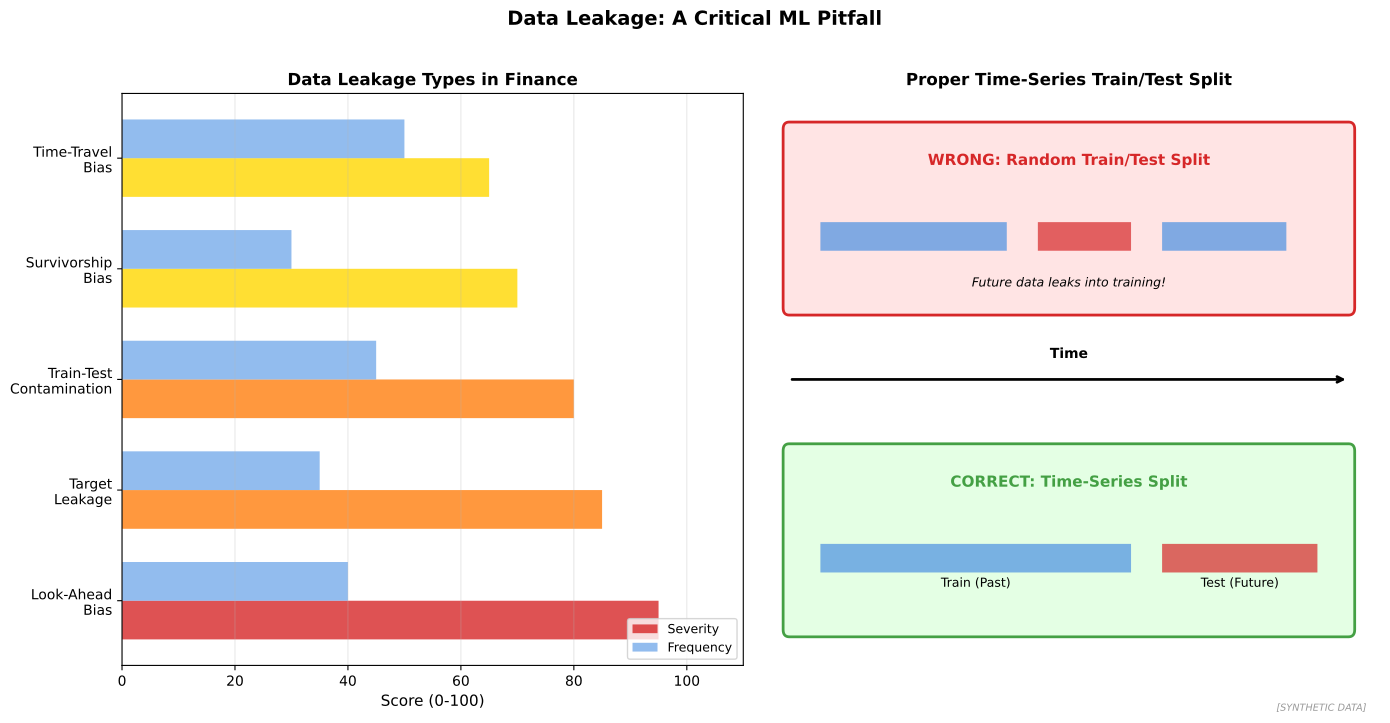

Write the Python code that produced this figure.
"""
Data Leakage in Finance
Common sources and prevention

Output: data_leakage.pdf
Module: module_03_ai_ml
Lesson: 34 - Prediction Limitations
"""

from pathlib import Path
import matplotlib.pyplot as plt
import matplotlib.patches as mpatches
import numpy as np

CHART_METADATA = {
    'title': 'Data Leakage',
    'module': 'module_03_ai_ml',
    'lesson': 34,
    'url': 'https://github.com/Digital-AI-Finance/digital-finance/tree/main/module_03_ai_ml/figures/data_leakage'
}

plt.rcParams.update({'font.size': 10, 'axes.labelsize': 10})

def create_chart():
    fig, axes = plt.subplots(1, 2, figsize=(14, 7))

    # Types of Data Leakage
    ax1 = axes[0]

    types = ['Look-Ahead\nBias', 'Target\nLeakage', 'Train-Test\nContamination',
             'Survivorship\nBias', 'Time-Travel\nBias']
    severity = [95, 85, 80, 70, 65]
    frequency = [40, 35, 45, 30, 50]

    colors = ['#D62728', '#FF7F0E', '#FF7F0E', '#FFD700', '#FFD700']

    x = np.arange(len(types))
    width = 0.35

    bars1 = ax1.barh(x - width/2, severity, height=width, label='Severity', color=colors, alpha=0.8)
    bars2 = ax1.barh(x + width/2, frequency, height=width, label='Frequency', color='#4A90E2', alpha=0.6)

    ax1.set_xlabel('Score (0-100)', fontsize=11)
    ax1.set_title('Data Leakage Types in Finance', fontsize=12, fontweight='bold')
    ax1.set_yticks(x)
    ax1.set_yticklabels(types, fontsize=10)
    ax1.legend(loc='lower right', fontsize=9)
    ax1.set_xlim(0, 110)
    ax1.xaxis.grid(True, alpha=0.3)

    # Correct vs Incorrect Timeline
    ax2 = axes[1]
    ax2.set_xlim(0, 10)
    ax2.set_ylim(0, 8)

    # Incorrect (with leakage)
    rect1 = mpatches.FancyBboxPatch((0.5, 5), 9, 2.5,
                                     boxstyle="round,pad=0.1",
                                     facecolor='#FFE4E4', edgecolor='#D62728', linewidth=2)
    ax2.add_patch(rect1)
    ax2.text(5, 7, 'WRONG: Random Train/Test Split', ha='center', fontsize=11,
            fontweight='bold', color='#D62728')

    # Wrong timeline bars
    ax2.barh(6, 3, left=1, height=0.4, color='#4A90E2', alpha=0.7, label='Train')
    ax2.barh(6, 1.5, left=4.5, height=0.4, color='#D62728', alpha=0.7, label='Test')
    ax2.barh(6, 2, left=6.5, height=0.4, color='#4A90E2', alpha=0.7)
    ax2.text(5, 5.3, 'Future data leaks into training!', fontsize=9, ha='center', style='italic')

    # Correct (time-series split)
    rect2 = mpatches.FancyBboxPatch((0.5, 0.5), 9, 2.5,
                                     boxstyle="round,pad=0.1",
                                     facecolor='#E4FFE4', edgecolor='#44A044', linewidth=2)
    ax2.add_patch(rect2)
    ax2.text(5, 2.5, 'CORRECT: Time-Series Split', ha='center', fontsize=11,
            fontweight='bold', color='#44A044')

    # Correct timeline bars
    ax2.barh(1.5, 5, left=1, height=0.4, color='#4A90E2', alpha=0.7)
    ax2.barh(1.5, 2.5, left=6.5, height=0.4, color='#D62728', alpha=0.7)
    ax2.text(3.5, 1.1, 'Train (Past)', fontsize=9, ha='center')
    ax2.text(7.75, 1.1, 'Test (Future)', fontsize=9, ha='center')

    # Time arrow
    ax2.annotate('', xy=(9.5, 4), xytext=(0.5, 4),
                arrowprops=dict(arrowstyle='->', color='black', lw=2))
    ax2.text(5, 4.3, 'Time', fontsize=10, ha='center', fontweight='bold')

    ax2.set_title('Proper Time-Series Train/Test Split', fontsize=12, fontweight='bold')
    ax2.axis('off')

    fig.suptitle('Data Leakage: A Critical ML Pitfall', fontsize=14, fontweight='bold', y=1.02)
    fig.text(0.98, 0.02, '[SYNTHETIC DATA]', fontsize=7, color='#999999', ha='right', style='italic')
    plt.tight_layout()

    output_path = Path(__file__).parent / 'data_leakage.pdf'
    plt.savefig(output_path, format='pdf', dpi=300, bbox_inches='tight')
    plt.close()
    print(f"Chart saved to: {output_path}")
    return output_path

if __name__ == '__main__':
    create_chart()
